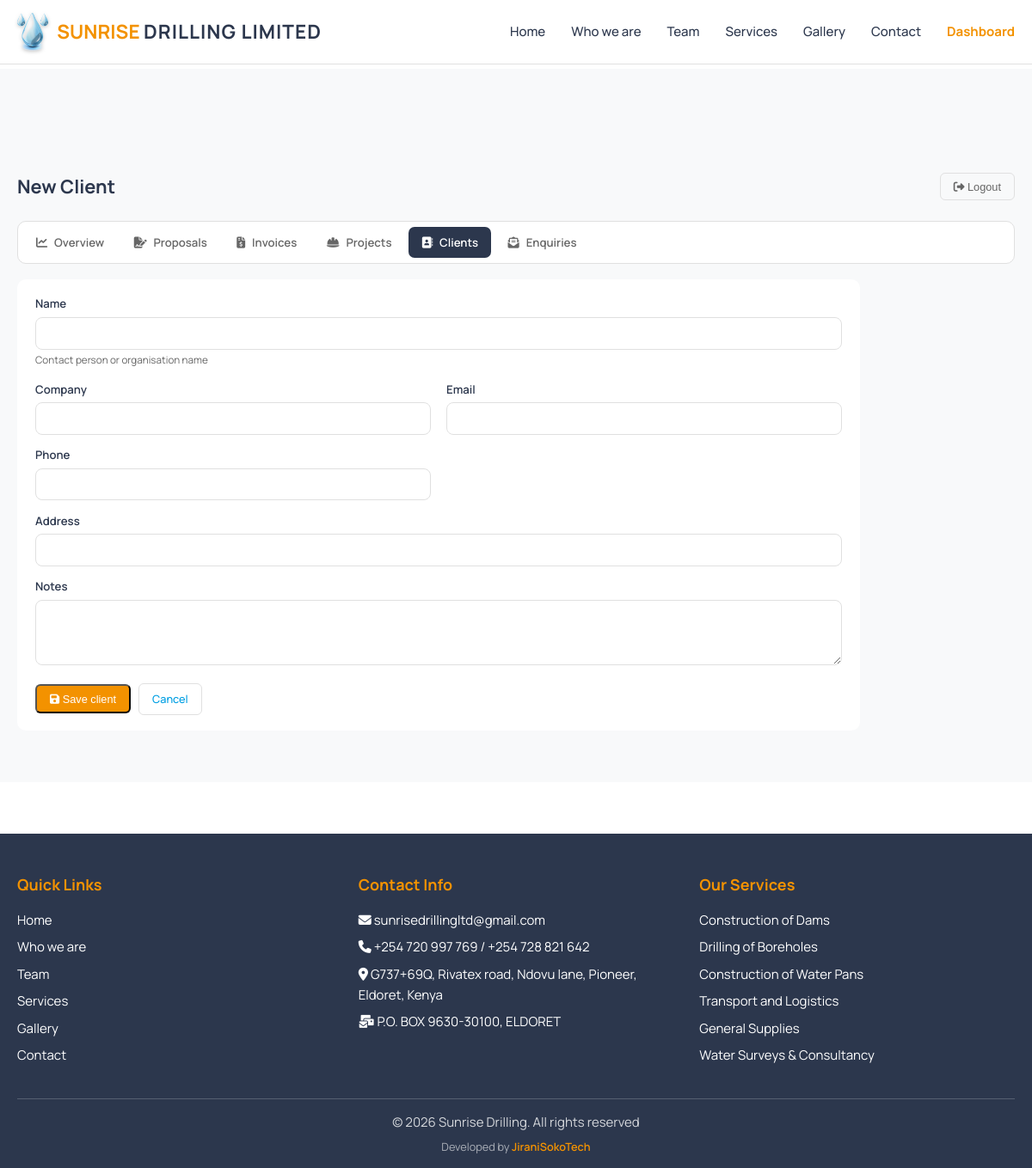
The app's page /dashboard/clients/new/ (signed in) with its own data.
### main/models.py (models this page shows, shortened)
class SingletonModel(models.Model):
    class Meta:
        abstract = True
    @classmethod
    def load(cls):
        obj, _ = cls.objects.get_or_create(pk=1)
        return obj

class SiteSettings(SingletonModel):
    email = models.EmailField(default="sunrisedrillingltd@gmail.com")
    phone_primary = models.CharField(max_length=30, default="+254 720 997 769")
    phone_secondary = models.CharField(max_length=30, blank=True, default="+254 728 821 642")
    physical_address = models.CharField(
        max_length=255, default="G737+69Q, Rivatex road, Ndovu lane, Pioneer, Eldoret, Kenya")
    postal_address = models.CharField(max_length=255, default="P.O. BOX 9630-30100, ELDORET")
    website = models.CharField(max_length=100, default="www.sunrisedrillingltd.com")
    business_hours = models.TextField(
        default=("Monday - Friday: 8:00 AM - 6:00 PM\nSaturday: 9:00 AM - 4:00 PM\n"
                 "Sunday: Emergency services only\nEmergency: 24/7 Available"),
        help_text="One line per entry; shown on the contact page")
    map_embed_url = models.TextField(
        blank=True, help_text="Google Maps embed URL for the contact page map")
    map_title = models.CharField(max_length=200, default="Sunrise Drilling Ltd Headquarters")
    map_address = models.TextField(
        default="G737+69Q, Rivatex road, Ndovu lane, Pioneer\nEldoret, Uasin Gishu County, Kenya")
    facebook_url = models.URLField(blank=True)
    instagram_url = models.URLField(blank=True)
    twitter_url = models.URLField(blank=True)
    tiktok_url = models.URLField(blank=True)
    copyright_text = models.CharField(max_length=200,
                                      default="Sunrise Drilling. All rights reserved")
    class Meta:
        verbose_name = "Site Settings"
        verbose_name_plural = "Site Settings"

class Service(models.Model):
    title = models.CharField(max_length=200)
    description = models.TextField()
    image = models.ImageField(upload_to='services/images/', blank=True, null=True)
    features = models.TextField(help_text="Enter features as a comma-separated list")
    primary_cta_text = models.CharField(max_length=50, default="Get Quote")
    primary_cta_url = models.CharField(max_length=200, default="main:contact")
    secondary_cta_text = models.CharField(max_length=50, default="View Projects")
    secondary_cta_url = models.CharField(max_length=200, default="main:gallery")
    order = models.PositiveIntegerField(default=0)
    class Meta:
        verbose_name = "Service"
        verbose_name_plural = "Services"
        ordering = ['order']

### business/views.py (the view)
# urls.py: path('clients/new/', views.client_create, name='client_create'),
@staff_member_required(login_url='business:login')
def client_create(request):
    return _client_form(request)

### business/forms.py
class ClientForm(StyledModelForm):
    class Meta:
        model = Client
        fields = ['name', 'company', 'email', 'phone', 'address', 'notes']
        widgets = {'notes': forms.Textarea(attrs={'rows': 3})}

### business/views.py (called while the page is built)
def _client_form(request, client=None):
    if request.method == 'POST':
        form = ClientForm(request.POST, instance=client)
        if form.is_valid():
            obj = form.save()
            messages.success(request, f"Client “{obj.name}” saved.")
            return redirect('business:client_list')
    else:
        form = ClientForm(instance=client)
    return render(request, 'business/client_form.html', {
        'form': form, 'client_obj': client, 'active_tab': 'clients',
    })

### main/context_processors.py (called while the page is built)
def site_content(request):
    return {
        'site_settings': SiteSettings.load(),
        'footer_services': Service.objects.all()[:6],
    }

### templates/business/client_form.html (shortened to what this page needs)
{% extends 'base.html' %}
{% load static %}
{% block extra_css %}
<link rel="stylesheet" href="{% static 'css/dashboard.css' %}">
{% endblock %}
{% block content %}
<section class="dash">
    <div class="container">
        {% if client_obj %}
        {% include 'business/_dashnav.html' with page_title=client_obj.name %}
        {% else %}
        {% include 'business/_dashnav.html' with page_title="New Client" %}
        {% endif %}
        <form method="post" class="panel form-panel">
            {% include 'business/_form_fields.html' %}
            <div class="form-actions">
                <button type="submit" class="btn-admin btn-new"><i class="fas fa-save"></i> Save client</button>
                <a href="{% url 'business:client_list' %}" class="btn-logout">Cancel</a>
            </div>
        </form>
    </div>
</section>
{% endblock %}

### templates/base.html (shortened to what this page needs)
{% load static %}
<!DOCTYPE html>
<html lang="en">
<head>
    <link rel="stylesheet" href="https://cdnjs.cloudflare.com/ajax/libs/font-awesome/6.4.0/css/all.min.css">
    {% block extra_css %}{% endblock %}
</head>
<body>
    <header class="header">
        <div class="container">
            <div class="header-content">
                <a href="{% url 'main:home' %}" class="logo">
                    <img src="{% static 'images/logo-drop-sm.png' %}" alt="Sunrise Drilling Limited logo">
                    <span class="logo-text"><span class="logo-sunrise">SUNRISE</span> <span class="logo-rest">DRILLING LIMITED</span></span>
                </a>
                <nav>
                    <ul class="nav-menu" id="navMenu">
                        <li><a href="{% url 'main:home' %}">Home</a></li>
                        <li><a href="{% url 'main:about' %}">Who we are</a></li>
                        <li><a href="{% url 'main:team' %}">Team</a></li>
                        <li><a href="{% url 'main:services' %}">Services</a></li>
                        <li><a href="{% url 'main:gallery' %}">Gallery</a></li>
                        <li><a href="{% url 'main:contact' %}">Contact</a></li>
                        {% if user.is_staff %}
                        <li><a href="{% url 'business:dashboard' %}" style="color: var(--primary-orange); font-weight: 700;">Dashboard</a></li>
                        {% endif %}
                    </ul>
                </nav>
            </div>
        </div>
    </header>
    <main class="main-content">
        {% block content %}{% endblock %}
    </main>
    <footer class="footer">
        <div class="container">
            <div class="footer-content">
                <div class="footer-section">
                    <h3>Quick Links</h3>
                    <a href="{% url 'main:home' %}">Home</a>
                    <a href="{% url 'main:about' %}">Who we are</a>
                    <a href="{% url 'main:team' %}">Team</a>
                    <a href="{% url 'main:services' %}">Services</a>
                    <a href="{% url 'main:gallery' %}">Gallery</a>
                    <a href="{% url 'main:contact' %}">Contact</a>
                </div>
                <div class="footer-section">
                    <h3>Contact Info</h3>
                    <p><i class="fas fa-envelope"></i> {{ site_settings.email }}</p>
                    <p><i class="fas fa-phone"></i> {{ site_settings.phone_primary }}{% if site_settings.phone_secondary %} / {{ site_settings.phone_secondary }}{% endif %}</p>
                    <p><i class="fas fa-map-marker-alt"></i> {{ site_settings.physical_address }}</p>
                    <p><i class="fas fa-mail-bulk"></i> {{ site_settings.postal_address }}</p>
                </div>
                <div class="footer-section">
                    <h3>Our Services</h3>
                    {% for service in footer_services %}
                    <p>{{ service.title }}</p>
                    {% endfor %}
                </div>
            </div>
            <div class="footer-bottom">
                <p>&copy; {% now "Y" %} {{ site_settings.copyright_text }}</p>
                <p class="footer-credit">Developed by
                    <a href="https://jiranisokotech.co.ke" target="_blank" rel="noopener">JiraniSokoTech</a>
                </p>
            </div>
        </div>
    </footer>
</body>
</html>

### static/css/dashboard.css (style rules this page uses)
.dash { padding: 120px 0 60px; background: var(--light-gray); min-height: 100vh; }
.btn-admin { background: var(--brand-navy); color: var(--white); padding: 0.5rem 1rem; border-radius: 6px; text-decoration: none; font-size: 0.85rem; font-weight: 500; }
.panel { background: var(--white); border-radius: 10px; padding: 1.2rem 1.4rem; box-shadow: var(--shadow); overflow-x: auto; }
.panel a { color: var(--primary-blue); text-decoration: none; font-weight: 500; }
.btn-logout { background: transparent; border: 1px solid var(--border-color); color: var(--text-light); padding: 0.5rem 1rem; border-radius: 6px; font-size: 0.85rem; cursor: pointer; }
.btn-new { background: var(--primary-orange); }
.dash-input { padding: 0.55rem 0.8rem; border: 1px solid var(--border-color); border-radius: 8px; font-size: 0.92rem; font-family: inherit; background: var(--white); color: var(--text-dark); box-sizing: border-box; max-width: 100%; }
textarea.dash-input { width: 100%; }
.form-panel { max-width: 980px; }
.form-actions { display: flex; gap: 0.6rem; align-items: center; margin-top: 1.4rem; flex-wrap: wrap; }

### templates/base.html (style rules this page uses)
:root { --primary-blue: #009FE3; --primary-orange: #F39200; --brand-navy: #2C374D; --brand-blue-deep: #0077B6; --text-dark: #1a1a1a; --text-light: #666666; --white: #ffffff; --light-gray: #f8f9fa; --border-color: #e0e0e0; }
* { margin: 0; padding: 0; box-sizing: border-box; }
html { font-size: 15px; }
body { font-family: 'Manrope', sans-serif; line-height: 1.6; color: var(--text-dark); background-color: var(--white); }
.container { max-width: 1200px; margin: 0 auto; padding: 0 20px; }
.header { background: var(--white); border-bottom: 1px solid var(--border-color); padding: 1rem 0; position: fixed; top: 0; left: 0; right: 0; z-index: 1000; }
.header-content { display: flex; justify-content: space-between; align-items: center; }
.logo { display: flex; align-items: center; color: var(--brand-navy); text-decoration: none; font-weight: 700; font-size: 1.5rem; }
.logo img { height: 44px; width: auto; margin-right: 10px; filter: drop-shadow(0 1px 2px rgba(0,0,0,0.25)); }
.logo-sunrise { color: var(--primary-orange); }
.logo-rest { color: var(--brand-navy); font-weight: 700; letter-spacing: 1px; }
.nav-menu { display: flex; list-style: none; gap: 2rem; }
.nav-menu a { color: var(--brand-navy); text-decoration: none; font-weight: 500; transition: color 0.3s ease; position: relative; }
.nav-menu a::after { content: ''; position: absolute; bottom: -5px; left: 0; width: 0; height: 2px; background: var(--primary-orange); transition: width 0.3s ease; }
.main-content { margin-top: 80px; min-height: calc(100vh - 80px); }
.footer { background: var(--brand-navy); color: var(--white); padding: 3rem 0 1rem; margin-top: 4rem; }
.footer-content { display: grid; grid-template-columns: repeat(auto-fit, minmax(250px, 1fr)); gap: 2rem; margin-bottom: 2rem; }
.footer-section h3 { color: var(--primary-orange); margin-bottom: 1rem; font-size: 1.2rem; }
.footer-section p, .footer-section a { color: var(--white); text-decoration: none; margin-bottom: 0.5rem; display: block; transition: color 0.3s ease; }
.footer-bottom { border-top: 1px solid rgba(255,255,255,0.2); padding-top: 1rem; text-align: center; color: rgba(255,255,255,0.8); }
.footer-credit { margin-top: 0.4rem; font-size: 0.85rem; color: rgba(255,255,255,0.6); }
.footer-credit a { color: var(--primary-orange); text-decoration: none; font-weight: 600; }

### records on screen
SiteSettings: email "sunrisedrillingltd@gmail.com", phone_primary "+254 720 997 769", phone_secondary "+254 728 821 642", physical_address "G737+69Q, Rivatex road, Ndovu lane, Pioneer, Eldoret, Kenya", postal_address "P.O. BOX 9630-30100, ELDORET", copyright_text "Sunrise Drilling. All rights reserved"
Service: title "Construction of Dams"
Service: title "Drilling of Boreholes"
Service: title "Construction of Water Pans"
Service: title "Transport and Logistics"
Service: title "General Supplies"
Service: title "Water Surveys & Consultancy"

### other values on screen
{{ page_title|default:"Staff Dashboard" }} "New Client"
{{ field.label }} "Name" "Company" "Email" "Phone" "Address" "Notes"
{{ field.help_text }} "Contact person or organisation name"
